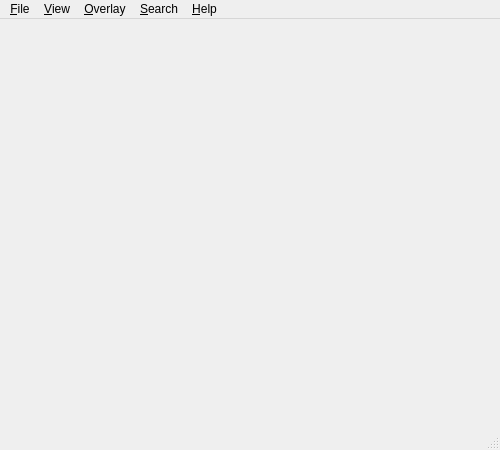
<?xml version="1.0" encoding="UTF-8"?>
<ui version="4.0">
 <class>Minutor</class>
 <widget class="QMainWindow" name="Minutor">
  <property name="geometry">
   <rect>
    <x>0</x>
    <y>0</y>
    <width>500</width>
    <height>450</height>
   </rect>
  </property>
  <property name="windowTitle">
   <string>MainWindow</string>
  </property>
  <widget class="QWidget" name="centralwidget"/>
  <widget class="QMenuBar" name="menubar">
   <property name="geometry">
    <rect>
     <x>0</x>
     <y>0</y>
     <width>500</width>
     <height>21</height>
    </rect>
   </property>
   <widget class="QMenu" name="menuFile">
    <property name="title">
     <string>&amp;File</string>
    </property>
    <widget class="QMenu" name="menu_OpenWorld">
     <property name="title">
      <string>Open &amp;World</string>
     </property>
    </widget>
    <addaction name="menu_OpenWorld"/>
    <addaction name="action_Open"/>
    <addaction name="action_Reload"/>
    <addaction name="separator"/>
    <addaction name="action_SavePNG"/>
    <addaction name="separator"/>
    <addaction name="action_Exit"/>
   </widget>
   <widget class="QMenu" name="menu_View">
    <property name="title">
     <string>&amp;View</string>
    </property>
    <widget class="QMenu" name="menu_Dimension">
     <property name="title">
      <string>Dimension</string>
     </property>
    </widget>
    <widget class="QMenu" name="menu_JumpPlayer">
     <property name="title">
      <string>Jump to &amp;Player</string>
     </property>
    </widget>
    <addaction name="action_JumpSpawn"/>
    <addaction name="action_JumpTo"/>
    <addaction name="menu_JumpPlayer"/>
    <addaction name="menu_Dimension"/>
    <addaction name="separator"/>
    <addaction name="action_Lighting"/>
    <addaction name="action_MobSpawning"/>
    <addaction name="action_CaveMode"/>
    <addaction name="action_DepthShading"/>
    <addaction name="action_BiomeColors"/>
    <addaction name="action_SeaGround"/>
    <addaction name="action_SingleLayer"/>
    <addaction name="action_SlimeChunks"/>
    <addaction name="separator"/>
    <addaction name="action_Refresh"/>
   </widget>
   <widget class="QMenu" name="menu_Overlay">
    <property name="title">
     <string>&amp;Overlay</string>
    </property>
    <addaction name="separator"/>
    <addaction name="separator"/>
   </widget>
   <widget class="QMenu" name="menu_Search">
    <property name="title">
     <string>&amp;Search</string>
    </property>
    <addaction name="action_SearchEntity"/>
    <addaction name="action_SearchBlock"/>
   </widget>
   <widget class="QMenu" name="menu_Help">
    <property name="title">
     <string>&amp;Help</string>
    </property>
    <addaction name="action_About"/>
    <addaction name="separator"/>
    <addaction name="action_Settings"/>
    <addaction name="action_ManageDefinitions"/>
   </widget>
   <addaction name="menuFile"/>
   <addaction name="menu_View"/>
   <addaction name="menu_Overlay"/>
   <addaction name="menu_Search"/>
   <addaction name="menu_Help"/>
  </widget>
  <widget class="QStatusBar" name="statusbar"/>
  <action name="action_Open">
   <property name="text">
    <string>&amp;Open...</string>
   </property>
   <property name="toolTip">
    <string>Open a world from folder</string>
   </property>
   <property name="statusTip">
    <string>Open a world from folder</string>
   </property>
   <property name="shortcut">
    <string>Ctrl+O</string>
   </property>
  </action>
  <action name="action_Reload">
   <property name="text">
    <string>&amp;Reload</string>
   </property>
   <property name="toolTip">
    <string>Reload current world</string>
   </property>
   <property name="statusTip">
    <string>Reload current world</string>
   </property>
   <property name="shortcut">
    <string>F5</string>
   </property>
  </action>
  <action name="action_SavePNG">
   <property name="text">
    <string>&amp;Save PNG...</string>
   </property>
   <property name="toolTip">
    <string>Save world as PNG</string>
   </property>
   <property name="statusTip">
    <string>Save world as PNG</string>
   </property>
   <property name="shortcut">
    <string>Ctrl+S</string>
   </property>
  </action>
  <action name="action_Exit">
   <property name="text">
    <string>E&amp;xit</string>
   </property>
   <property name="statusTip">
    <string/>
   </property>
   <property name="shortcut">
    <string>Ctrl+Q</string>
   </property>
  </action>
  <action name="action_About">
   <property name="text">
    <string>&amp;About</string>
   </property>
  </action>
  <action name="action_Settings">
   <property name="text">
    <string>&amp;Settings...</string>
   </property>
  </action>
  <action name="action_Update">
   <property name="text">
    <string>Check for updates...</string>
   </property>
   <property name="toolTip">
    <string>Check for updated definitions</string>
   </property>
   <property name="statusTip">
    <string>Check for updated definitions</string>
   </property>
  </action>
  <action name="action_SearchEntity">
   <property name="text">
    <string>Search for &amp;Entity</string>
   </property>
   <property name="statusTip">
    <string>Search for Entity</string>
   </property>
  </action>
  <action name="action_SearchBlock">
   <property name="text">
    <string>Search for &amp;Block</string>
   </property>
   <property name="statusTip">
    <string>Search for Block</string>
   </property>
  </action>
  <action name="action_JumpSpawn">
   <property name="text">
    <string>Jump to &amp;Spawn</string>
   </property>
   <property name="toolTip">
    <string>Jump to world spawn</string>
   </property>
   <property name="statusTip">
    <string>Jump to world spawn</string>
   </property>
   <property name="shortcut">
    <string>F1</string>
   </property>
  </action>
  <action name="action_JumpTo">
   <property name="text">
    <string>&amp;Jump To</string>
   </property>
   <property name="toolTip">
    <string>Jump to a location</string>
   </property>
   <property name="statusTip">
    <string>Jump to a location</string>
   </property>
   <property name="shortcut">
    <string>Ctrl+J</string>
   </property>
  </action>
  <action name="action_Lighting">
   <property name="checkable">
    <bool>true</bool>
   </property>
   <property name="text">
    <string>&amp;Lighting</string>
   </property>
   <property name="toolTip">
    <string>Toggle lighting on/off</string>
   </property>
   <property name="statusTip">
    <string>Toggle lighting on/off</string>
   </property>
   <property name="shortcut">
    <string>Ctrl+L</string>
   </property>
  </action>
  <action name="action_MobSpawning">
   <property name="checkable">
    <bool>true</bool>
   </property>
   <property name="text">
    <string>&amp;Mob spawning</string>
   </property>
   <property name="toolTip">
    <string>Toggle show mob spawning on/off</string>
   </property>
   <property name="statusTip">
    <string>Toggle show mob spawning on/off</string>
   </property>
   <property name="shortcut">
    <string>Ctrl+M</string>
   </property>
  </action>
  <action name="action_CaveMode">
   <property name="checkable">
    <bool>true</bool>
   </property>
   <property name="text">
    <string>&amp;Cave Mode</string>
   </property>
   <property name="toolTip">
    <string>Toggle cave mode on/off</string>
   </property>
   <property name="statusTip">
    <string>Toggle cave mode on/off</string>
   </property>
   <property name="shortcut">
    <string>Ctrl+C</string>
   </property>
  </action>
  <action name="action_DepthShading">
   <property name="checkable">
    <bool>true</bool>
   </property>
   <property name="text">
    <string>&amp;Depth shading</string>
   </property>
   <property name="toolTip">
    <string>Toggle shading based on relative depth</string>
   </property>
   <property name="statusTip">
    <string>Toggle shading based on relative depth</string>
   </property>
   <property name="shortcut">
    <string>Ctrl+D</string>
   </property>
  </action>
  <action name="action_BiomeColors">
   <property name="checkable">
    <bool>true</bool>
   </property>
   <property name="text">
    <string>&amp;Biome Colors</string>
   </property>
   <property name="toolTip">
    <string>Toggle draw biome colors or block colors</string>
   </property>
   <property name="statusTip">
    <string>Toggle draw biome colors or block colors</string>
   </property>
   <property name="shortcut">
    <string>Ctrl+B</string>
   </property>
  </action>
  <action name="action_SeaGround">
   <property name="checkable">
    <bool>true</bool>
   </property>
   <property name="text">
    <string>Sea &amp;Ground mode</string>
   </property>
   <property name="toolTip">
    <string>Toggle sea ground mode on/off</string>
   </property>
   <property name="statusTip">
    <string>Toggle sea ground mode on/off</string>
   </property>
   <property name="shortcut">
    <string>Ctrl+G</string>
   </property>
  </action>
  <action name="action_SingleLayer">
   <property name="checkable">
    <bool>true</bool>
   </property>
   <property name="text">
    <string>&amp;Single layer</string>
   </property>
   <property name="toolTip">
    <string>Toggle single layer on/off</string>
   </property>
   <property name="statusTip">
    <string>Toggle single layer on/off</string>
   </property>
  </action>
  <action name="action_Refresh">
   <property name="text">
    <string>Refresh</string>
   </property>
   <property name="toolTip">
    <string>Reloads all chunks,
but keeps the same position / dimension</string>
   </property>
   <property name="statusTip">
    <string>Reloads all chunks,\nbut keeps the same position / dimension</string>
   </property>
   <property name="shortcut">
    <string>F2</string>
   </property>
  </action>
  <action name="action_ManageDefinitions">
   <property name="text">
    <string>Manage &amp;Definitions...</string>
   </property>
   <property name="toolTip">
    <string>Manage block and biome definitions</string>
   </property>
   <property name="statusTip">
    <string>Manage block and biome definitions</string>
   </property>
  </action>
  <action name="action_SlimeChunks">
   <property name="checkable">
    <bool>true</bool>
   </property>
   <property name="text">
    <string>Slime Chunks</string>
   </property>
   <property name="toolTip">
    <string>toggle slime chunks on/off</string>
   </property>
   <property name="statusTip">
    <string>toggle slime chunks on/off</string>
   </property>
  </action>
 </widget>
 <resources/>
 <connections/>
</ui>
